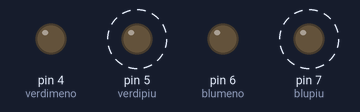
Bench run of a sketch on a simulated Arduino Uno, built with avr-gcc and run on an emulated ATmega328P. Shown: output pins drawn as LEDs (lit = HIGH). Dashed ring = blinking.

Above: at 0.15 s.
Timing chart, 0 to 4.6 s (numbered marks = the images above):
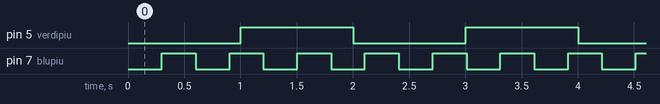

Measured:
- by itself, pin 5 (verdipiu): alternates HIGH for 1.0 s and LOW for 1.0 s
- by itself, pin 7 (blupiu): alternates HIGH for 0.30 s and LOW for 0.30 s

The sketch:

LAMPEGGIO_DI_LED_INDIPENDENTI.ino
```cpp
int blupiu=7; //variabile dell'anodo dei led blu
int blumeno=6; //variabile del catodo dei led blu

int verdipiu=5; //variabile catodo rossi, anodo verdi
int verdimeno=4; //variabile anodo rossi, catodo verdi

int bluState = LOW;
int verdiState = LOW;

unsigned long previousBlupiu = 0 ; //memorizzazione del tempo precedente
unsigned long intervalBlupiu = 300; //intervallo lampeggio

unsigned long previousVerdipiu = 0 ; //memorizzazione del tempo precedente
unsigned long intervalVerdipiu = 1000; //intervallo lampeggio

void setup(){
  pinMode(blupiu,  OUTPUT);
  pinMode(blumeno,  OUTPUT);
  pinMode(verdipiu,  OUTPUT);
  pinMode(verdimeno,  OUTPUT);
}

void loop() {
  digitalWrite(blumeno,LOW); //setto a zero i catodi dei led
  digitalWrite(verdimeno,LOW);  //setto a zero i catodi dei led

  unsigned long currentMillis = millis();


  if (currentMillis - previousBlupiu > intervalBlupiu) {
    previousBlupiu = currentMillis; //salva l'ultima accensione

    if (bluState == LOW)
      bluState = HIGH;
    else bluState = LOW;

    digitalWrite(blupiu, bluState);
  }

  if (currentMillis - previousVerdipiu >intervalVerdipiu) {
    previousVerdipiu = currentMillis; //salva l'ultima accensione

    if(verdiState == LOW)
       verdiState = HIGH;
    else verdiState = LOW;

    digitalWrite(verdipiu,verdiState);
  }

}
```
